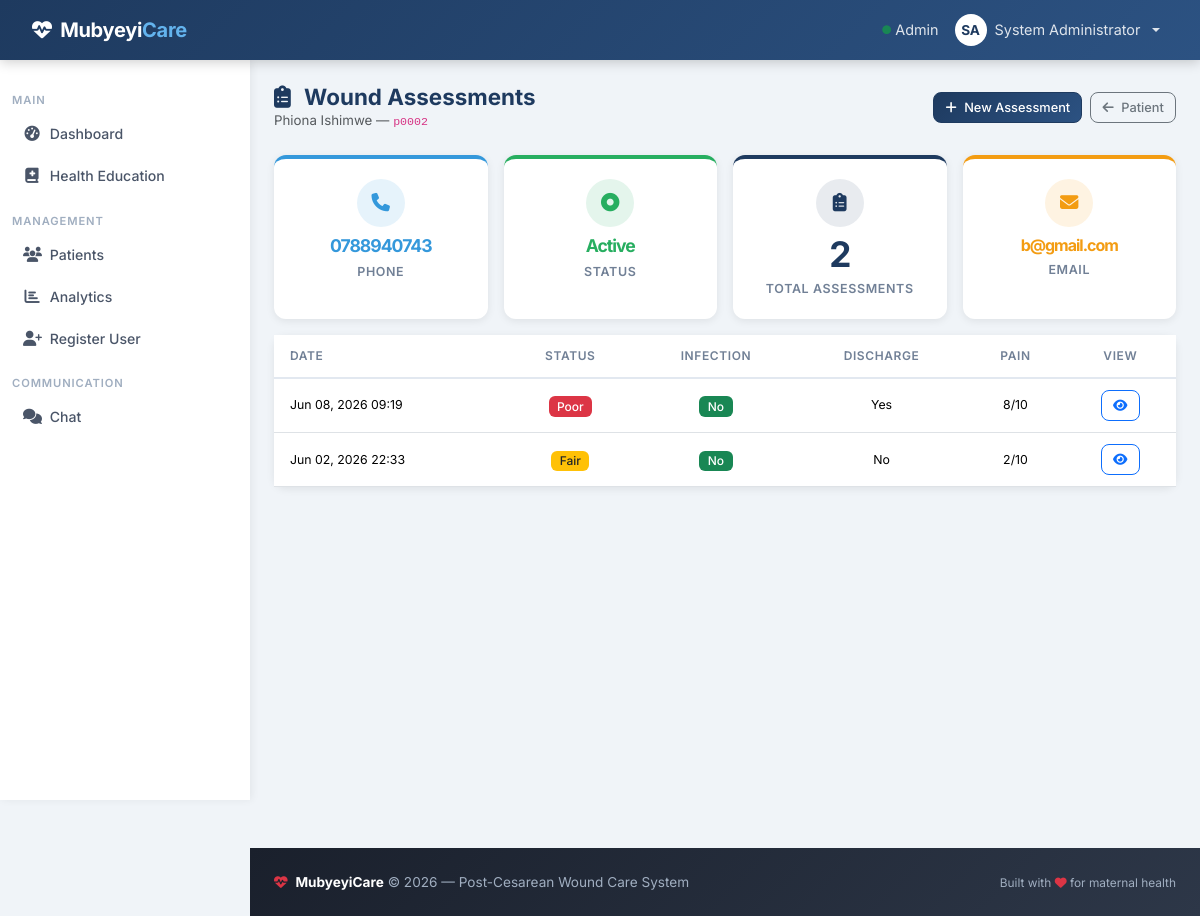
/assessments/patient/4 (signed in), run on an earlier commit of the app's database.
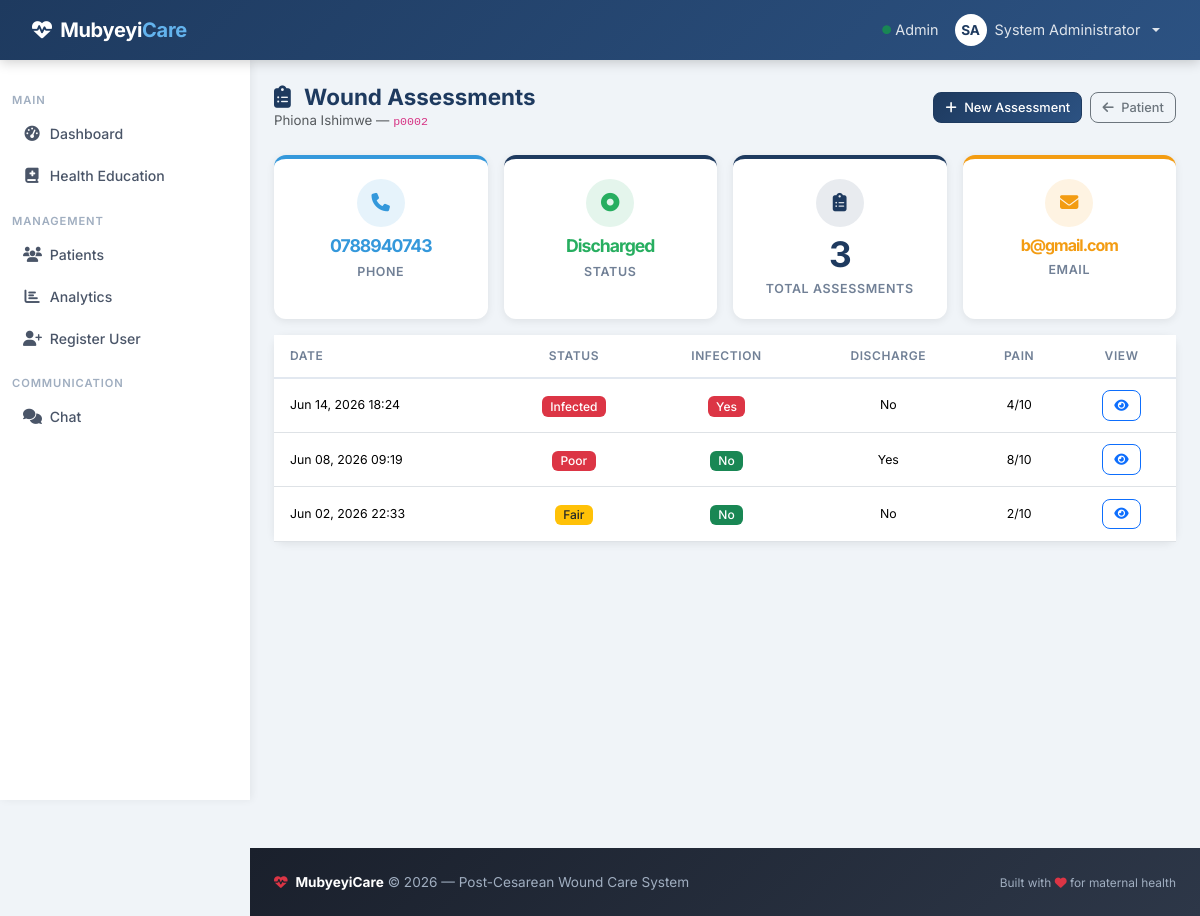
And on a later commit of the database.
### models.py (models this page shows, shortened)
class Patient(db.Model):
    id = db.Column(db.Integer, primary_key=True)
    mrn = db.Column(db.String(50), unique=True, nullable=False)  # Medical Record Number
    first_name = db.Column(db.String(100), nullable=False)
    last_name = db.Column(db.String(100), nullable=False)
    date_of_birth = db.Column(db.Date, nullable=False)
    gender = db.Column(db.String(10), nullable=False)
    phone = db.Column(db.String(20), nullable=False)
    email = db.Column(db.String(120))
    surgery_date = db.Column(db.Date, nullable=False)
    surgery_type = db.Column(db.String(100))  # e.g., "Primary Cesarean", "VBAC attempt"
    surgeon_name = db.Column(db.String(100))
    incision_type = db.Column(db.String(50))  # e.g., "Pfannenstiel", "Classical"
    location = db.Column(db.String(200))   # e.g. "Gasabo/Kinyinya"
    primary_doctor_id = db.Column(db.Integer, db.ForeignKey('user.id'), nullable=False)
    user_id = db.Column(db.Integer, db.ForeignKey('user.id'))
    admission_date = db.Column(db.DateTime, default=datetime.utcnow)
    discharge_date = db.Column(db.DateTime)
    expected_follow_up_end_date = db.Column(db.Date)
    is_active = db.Column(db.Boolean, default=True)
    created_at = db.Column(db.DateTime, default=datetime.utcnow)
    updated_at = db.Column(db.DateTime, default=datetime.utcnow, onupdate=datetime.utcnow)
    follow_ups = db.relationship('FollowUp', backref='patient', lazy='dynamic', cascade='all, delete-orphan')
    wound_assessments = db.relationship('WoundAssessment', backref='patient', lazy='dynamic', cascade='all, delete-orphan')
    medications = db.relationship('MedicationLog', backref='patient', lazy='dynamic', cascade='all, delete-orphan')
    messages = db.relationship('Message', backref='patient', lazy='dynamic', cascade='all, delete-orphan')
    user = db.relationship('User', backref='patient_profile', foreign_keys=[user_id], uselist=False)
    def get_full_name(self):
        return f"{self.first_name} {self.last_name}"

class WoundAssessment(db.Model):
    id = db.Column(db.Integer, primary_key=True)
    patient_id = db.Column(db.Integer, db.ForeignKey('patient.id'), nullable=False)
    follow_up_id = db.Column(db.Integer, db.ForeignKey('follow_up.id'))
    assessment_date = db.Column(db.DateTime, default=datetime.utcnow)
    status = db.Column(db.Enum(WoundStatus), default=WoundStatus.GOOD)
    redness_present = db.Column(db.Boolean, default=False)
    swelling_present = db.Column(db.Boolean, default=False)
    discharge_present = db.Column(db.Boolean, default=False)
    discharge_type = db.Column(db.String(100))  # e.g., "Serosanguinous", "Purulent"
    dehiscence_present = db.Column(db.Boolean, default=False)
    infection_signs = db.Column(db.Boolean, default=False)
    incision_length = db.Column(db.Float)  # in cm
    wound_depth = db.Column(db.Float)  # in mm
    pain_level = db.Column(db.Integer)  # 0-10 scale
    healing_progress = db.Column(db.String(50))  # e.g., "On track", "Delayed"
    observations = db.Column(db.Text)
    dressing_change_needed = db.Column(db.Boolean, default=False)
    dressing_type = db.Column(db.String(100))
    antibiotic_prescribed = db.Column(db.Boolean, default=False)
    created_at = db.Column(db.DateTime, default=datetime.utcnow)
    updated_at = db.Column(db.DateTime, default=datetime.utcnow, onupdate=datetime.utcnow)

### routes/assessments.py (the view)
@assessments_bp.route('/patient/<int:patient_id>')
@login_required
@doctor_nurse_required
def patient_assessments(patient_id):
    patient = Patient.query.get_or_404(patient_id)
    if current_user.role not in [UserRole.ADMIN] and patient.primary_doctor_id != current_user.id:
        flash('You do not have permission to view this patient.', 'error')
        return redirect(url_for('dashboard.index'))
    assessments = patient.wound_assessments.order_by(db.desc(WoundAssessment.assessment_date)).all()
    return render_template('assessments/patient_assessments.html',
                         patient=patient,
                         assessments=assessments)

### models.py (called while the page is built)
    def get_full_name(self):
        return f"{self.first_name} {self.last_name}"

### routes/auth.py (called while the page is built)
def doctor_nurse_required(f):
    @wraps(f)
    def decorated_function(*args, **kwargs):
        if not current_user.is_authenticated or current_user.role not in [UserRole.DOCTOR, UserRole.NURSE, UserRole.CHW, UserRole.ADMIN]:
            flash('Healthcare provider access required.', 'error')
            return redirect(url_for('dashboard.index'))
        return f(*args, **kwargs)
    return decorated_function

### templates/assessments/patient_assessments.html (shortened to what the changed rows need)
{% extends "base.html" %}
{% block content %}
<div class="page-header" data-aos="fade-down">
    <div>
        <h2><i class="fas fa-clipboard-list"></i> Wound Assessments</h2>
        <p class="text-muted small mb-0">{{ patient.get_full_name() }} &mdash; <code>{{ patient.mrn }}</code></p>
    </div>
</div>
<div class="row g-3 mb-3">
    <div class="col-6 col-md-3" data-aos="fade-up" data-aos-delay="0">
        <div class="stat-card stat-info">
            <div class="stat-icon" style="background:rgba(52,152,219,.12);color:#3498db;">
                <i class="fas fa-phone"></i>
            </div>
            <div class="stat-number" style="font-size:1.1rem;color:#3498db;">{{ patient.phone }}</div>
            <div class="stat-label">Phone</div>
        </div>
    </div>
    <div class="col-6 col-md-3" data-aos="fade-up" data-aos-delay="60">
        <div class="stat-card {{ 'stat-success' if patient.is_active else '' }}">
            <div class="stat-icon" style="background:rgba(39,174,96,.12);color:#27ae60;">
                <i class="fas fa-circle-dot"></i>
            </div>
            <div class="stat-number" style="font-size:1.1rem;color:#27ae60;">{{ 'Active' if patient.is_active else 'Discharged' }}</div>
            <div class="stat-label">Status</div>
        </div>
    </div>
    <div class="col-6 col-md-3" data-aos="fade-up" data-aos-delay="120">
        <div class="stat-card">
            <div class="stat-icon"><i class="fas fa-clipboard-list"></i></div>
            <div class="stat-number">{{ assessments | length }}</div>
            <div class="stat-label">Total Assessments</div>
        </div>
    </div>
    <div class="col-6 col-md-3" data-aos="fade-up" data-aos-delay="180">
        <div class="stat-card stat-warning">
            <div class="stat-icon" style="background:rgba(243,156,18,.12);color:#f39c12;">
                <i class="fas fa-envelope"></i>
            </div>
            <div class="stat-number" style="font-size:1rem;color:#f39c12;">{{ patient.email or '—' }}</div>
            <div class="stat-label">Email</div>
        </div>
    </div>
</div>
<div class="card" data-aos="fade-up">
    <div class="card-body p-0">
        {% if assessments %}
        <div class="table-responsive">
            <table class="table table-hover mb-0">
                <thead>
                    <tr>
                        <th>Date</th>
                        <th class="text-center">Status</th>
                        <th class="text-center">Infection</th>
                        <th class="text-center">Discharge</th>
                        <th class="text-center">Pain</th>
                        <th class="text-center">View</th>
                    </tr>
                </thead>
                <tbody>
                    {% for a in assessments %}
                    <tr>
                        <td class="small">{{ a.assessment_date.strftime('%b %d, %Y %H:%M') }}</td>
                        <td class="text-center">
                            <span class="badge bg-{{ 'success' if a.status.value == 'excellent' else 'info' if a.status.value == 'good' else 'warning text-dark' if a.status.value == 'fair' else 'danger' }}">
                                {{ a.status.value.capitalize() }}
                            </span>
                        </td>
                        <td class="text-center">
                            {% if a.infection_signs %}
                            <span class="badge bg-danger">Yes</span>
                            {% else %}
                            <span class="badge bg-success">No</span>
                            {% endif %}
                        </td>
                        <td class="text-center small">
                            {{ a.discharge_type or ('Yes' if a.discharge_present else 'No') }}
                        </td>
                        <td class="text-center small">{{ a.pain_level or '—' }}/10</td>
                        <td class="text-center">
                            <a href="{{ url_for('assessments.view_assessment', assessment_id=a.id) }}"
                               class="btn btn-sm btn-outline-primary">
                                <i class="fas fa-eye"></i>
                            </a>
                        </td>
                    </tr>
                    {% endfor %}
                </tbody>
            </table>
        </div>
        {% endif %}
    </div>
</div>
{% endblock %}

What changed in the data, as far as the page shows it:
changed Patient "b@gmail.com": is_active "Active" → "Discharged"
added WoundAssessment: assessment_date "Jun 14, 2026 18:24", status.value "Infected", infection_signs "Yes", discharge_type+discharge_present "No", pain_level "4"
Also different on the page:
{{ assessments | length }}: "2" → "3"
